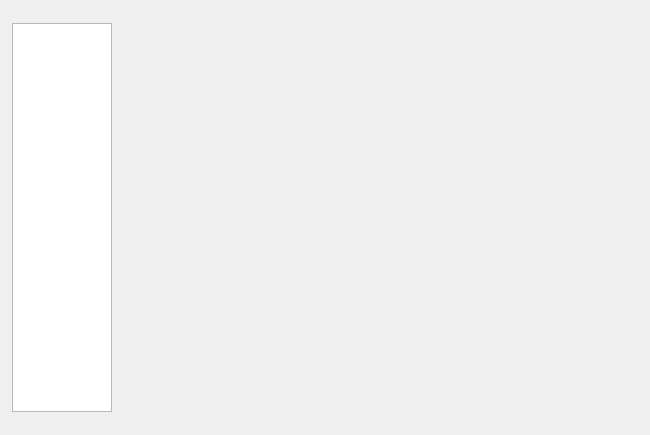
<?xml version="1.0" encoding="UTF-8"?>
<ui version="4.0">
 <class>ManagerForm</class>
 <widget class="QDialog" name="ManagerForm">
  <property name="geometry">
   <rect>
    <x>0</x>
    <y>0</y>
    <width>650</width>
    <height>435</height>
   </rect>
  </property>
  <property name="windowTitle">
   <string>Manager</string>
  </property>
  <layout class="QVBoxLayout" name="verticalLayout" stretch="1">
   <property name="spacing">
    <number>0</number>
   </property>
   <property name="leftMargin">
    <number>1</number>
   </property>
   <property name="topMargin">
    <number>1</number>
   </property>
   <property name="rightMargin">
    <number>1</number>
   </property>
   <property name="bottomMargin">
    <number>1</number>
   </property>
   <item>
    <layout class="QVBoxLayout" name="verticalLayout_2" stretch="1">
     <property name="leftMargin">
      <number>11</number>
     </property>
     <property name="topMargin">
      <number>11</number>
     </property>
     <property name="rightMargin">
      <number>11</number>
     </property>
     <property name="bottomMargin">
      <number>11</number>
     </property>
     <item>
      <layout class="QHBoxLayout" name="horizontalLayout" stretch="0,1">
       <property name="spacing">
        <number>11</number>
       </property>
       <property name="leftMargin">
        <number>0</number>
       </property>
       <property name="topMargin">
        <number>11</number>
       </property>
       <property name="rightMargin">
        <number>0</number>
       </property>
       <property name="bottomMargin">
        <number>11</number>
       </property>
       <item>
        <widget class="QListWidget" name="lstMain">
         <property name="sizePolicy">
          <sizepolicy hsizetype="Preferred" vsizetype="Expanding">
           <horstretch>0</horstretch>
           <verstretch>0</verstretch>
          </sizepolicy>
         </property>
         <property name="minimumSize">
          <size>
           <width>0</width>
           <height>0</height>
          </size>
         </property>
         <property name="maximumSize">
          <size>
           <width>16777215</width>
           <height>16777215</height>
          </size>
         </property>
         <property name="sizeAdjustPolicy">
          <enum>QAbstractScrollArea::AdjustToContentsOnFirstShow</enum>
         </property>
        </widget>
       </item>
       <item>
        <widget class="QStackedWidget" name="stwMain">
         <property name="currentIndex">
          <number>-1</number>
         </property>
        </widget>
       </item>
      </layout>
     </item>
    </layout>
   </item>
  </layout>
 </widget>
 <resources/>
 <connections/>
</ui>
